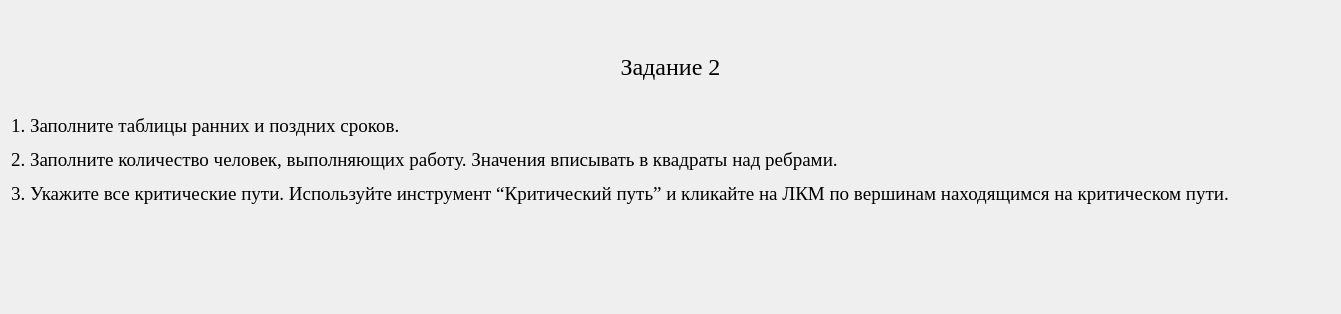
<?xml version="1.0" encoding="UTF-8"?>
<ui version="4.0">
 <class>TextTask2</class>
 <widget class="QDialog" name="TextTask2">
  <property name="geometry">
   <rect>
    <x>0</x>
    <y>0</y>
    <width>1341</width>
    <height>314</height>
   </rect>
  </property>
  <property name="windowTitle">
   <string>Задание 2</string>
  </property>
  <layout class="QVBoxLayout" name="verticalLayout">
   <item>
    <widget class="QLabel" name="label">
     <property name="font">
      <font>
       <family>Times New Roman</family>
       <pointsize>14</pointsize>
      </font>
     </property>
     <property name="text">
      <string>&lt;html&gt;&lt;head/&gt;&lt;body&gt;&lt;p align=&quot;center&quot;&gt;&lt;span style=&quot; font-size:18pt;&quot;&gt;Задание 2&lt;/span&gt;&lt;/p&gt;&lt;p&gt;&lt;br/&gt;1. Заполните таблицы ранних и поздних сроков.&lt;/p&gt;&lt;p&gt;2. Заполните количество человек, выполняющих работу. Значения вписывать в квадраты над ребрами.&lt;/p&gt;&lt;p&gt;3. Укажите все критические пути. Используйте инструмент “Критический путь” и кликайте на ЛКМ по вершинам находящимся на критическом пути.&lt;/p&gt;&lt;p&gt;&lt;br/&gt;&lt;/p&gt;&lt;/body&gt;&lt;/html&gt;</string>
     </property>
    </widget>
   </item>
  </layout>
 </widget>
 <resources/>
 <connections/>
</ui>
